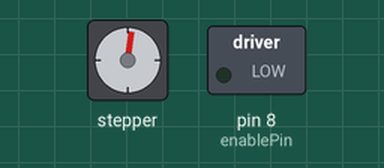
Recording of a sketch running on a simulated Arduino Uno, built with avr-gcc and run on an emulated ATmega328P. Shown: stepper motor, switched loads named in the sketch (green lamp = pin HIGH). Stepper angles assume 200 steps per turn.

Above: at 0.55 s.
At 10.06 s:
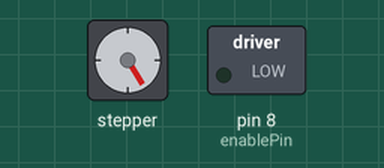
At 19.57 s:
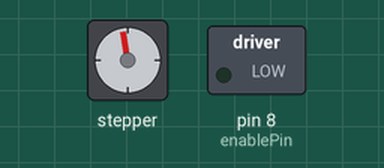
At 37.2 s:
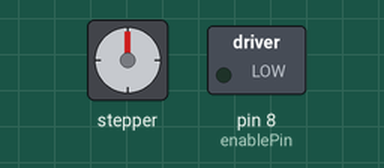
Timing chart, 0 to 38.7 s (numbered marks = the images above):
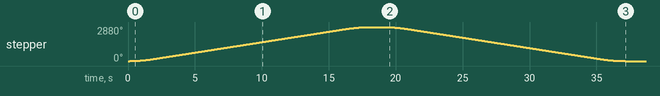

The sketch:

AcceleratingStepper.ino
```cpp
#include "AccelStepper.h"
#define directionPin 12
#define stepPin 10
#define enablePin 8
#define motorInterfaceType 1
AccelStepper stepper = AccelStepper(motorInterfaceType, stepPin, directionPin);

void setup() {
  // put your setup code here, to run once:
  pinMode(enablePin, OUTPUT);
  digitalWrite(enablePin, LOW);
  stepper.setMaxSpeed(100);
  stepper.setAcceleration(50);
}

void loop() {
  // put your main code here, to run repeatedly:
  stepper.moveTo(1600);
  stepper.runToPosition();
  delay(1000);
  stepper.moveTo(0);
  stepper.runToPosition();
  delay(10000);
}
```

Measured:
- by itself, stepper: turns 2880° clockwise in 18.0 s, then 2880° counter-clockwise in 18.0 s
